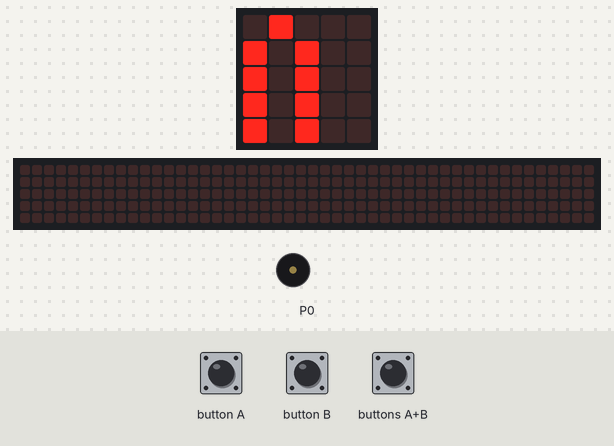
Bench run of a program on a simulated BBC micro:bit (MakeCode). On the bench: the board's 5×5 LED display, a strip that is not on the board, showing the scrolling text unrolled, buzzer (waves = sounding). Inputs (shaded band) come from the test bench. Random numbers come from a fixed seed; the 48×5 strip is a reading aid, not a part: it shows the text the display is scrolling, unrolled, one strip-width of it at a time.

Above: at 5.0 s.
5.1 s: button A pressed for 0.15 s
At 6.7 s:
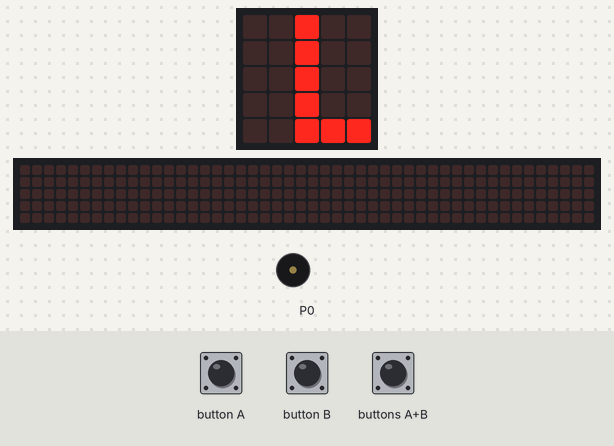
9.1 s: button B pressed for 0.15 s
At 10.7 s:
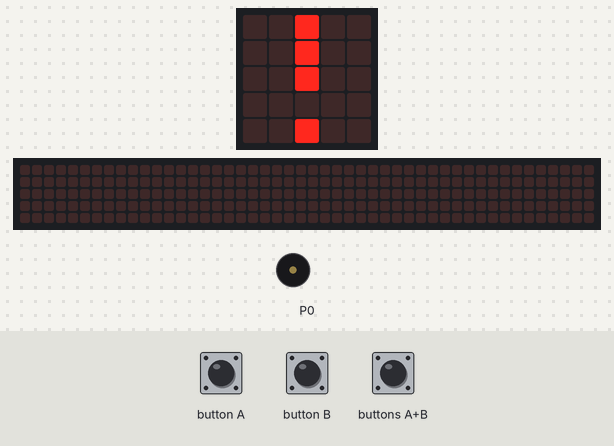
13.1 s: buttons A+B pressed for 0.15 s
At 13.6 s:
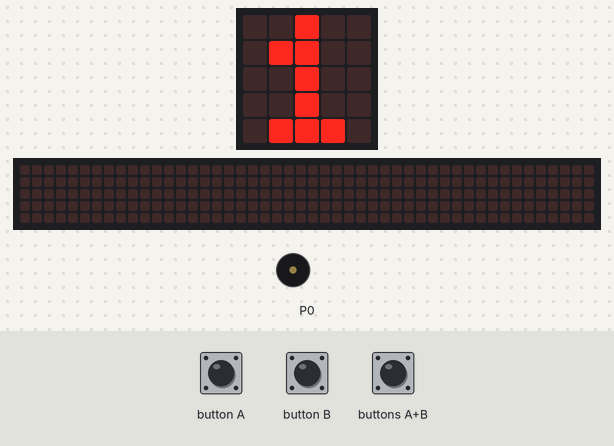
13.8 s: button A pressed for 0.15 s
14.5 s: button B pressed for 0.15 s
15.2 s: buttons A+B pressed for 0.15 s
At 29.4 s:
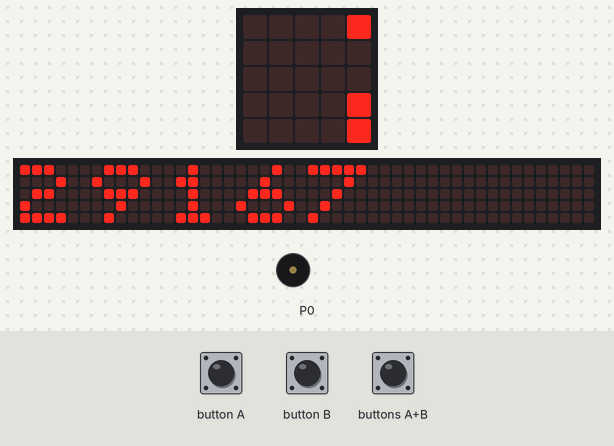
Timing chart, 0 to 30.9 s (numbered marks = the images above; inputs shaded):
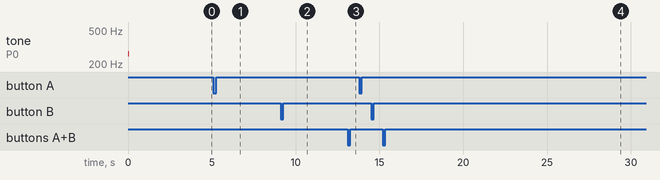

The program:

main.ts
```typescript
input.onButtonPressed(Button.A, function () {
    if (starttid != 0) {
        basic.showString("A vann! Tid:")
    }
    basic.showNumber(input.runningTime() - starttid)
    basic.clearScreen()
})
input.onButtonPressed(Button.B, function () {
    if (starttid != 0) {
        basic.showString("B vann! Tid:")
    }
    basic.showNumber(input.runningTime() - starttid)
    basic.clearScreen()
})
let starttid = 0
music.play(music.tonePlayable(262, music.beat(BeatFraction.Eighth)), music.PlaybackMode.UntilDone)
basic.showLeds(`
    . . . . .
    # . . . #
    # . . . #
    . # . # .
    . . # . .
    `)
basic.showLeds(`
    . . . . .
    . . # . .
    . . # . .
    . # . . .
    # . . . .
    `)
basic.showLeds(`
    . # . # .
    . . # . .
    . # . # .
    . # # # .
    . # . # .
    `)
basic.showLeds(`
    . # . . #
    # . . . #
    . # . . #
    # # . . #
    . # . . #
    `)
basic.showLeds(`
    . . # . .
    . . # . .
    . . # . .
    . . # . .
    . . # # #
    `)
basic.showLeds(`
    . . # . #
    . . # . #
    . . # # .
    . . # . #
    # # # . #
    `)
basic.showLeds(`
    # . # . .
    # . # . #
    # # . . #
    # . # . #
    # . # . .
    `)
basic.showLeds(`
    . # # # .
    # . . . #
    # . . . #
    # . . . #
    . # # # .
    `)
basic.showLeds(`
    # # . . .
    . . # . #
    . . # . #
    . . # . #
    # # . . #
    `)
basic.showLeds(`
    . # . # .
    # . # . #
    # . # . #
    # . . . #
    # . . . #
    `)
basic.showLeds(`
    . . # # #
    # . # . .
    # . # # #
    # . # . .
    # . # # #
    `)
basic.showLeds(`
    # # . . .
    . . . # .
    # # . # .
    . . . # .
    # # . # .
    `)
basic.showLeds(`
    . # . . .
    # . # . .
    # . # . .
    # . # . .
    # . # . .
    `)
basic.showLeds(`
    # # # # #
    . . # . .
    . . # . .
    . . # . .
    . . # . .
    `)
basic.showLeds(`
    . . # . .
    . . . . .
    . . # . .
    . . # . .
    . . # . .
    `)
basic.showLeds(`
    . . # . .
    . . # . .
    . . # . .
    . . # . .
    . . # # #
    `)
basic.showLeds(`
    . . # . .
    . . # . .
    . . # . .
    . . # . .
    . . # # #
    `)
basic.showLeds(`
    . # . # .
    # . # . #
    # . # . #
    # . . . #
    # . . . #
    `)
basic.showLeds(`
    . . # . .
    . . . . .
    . . # . .
    . . # . .
    . . # . .
    `)
basic.showLeds(`
    # # # # #
    . . # . .
    . . # . .
    . . # . .
    . . # . .
    `)
basic.showLeds(`
    # # # # #
    . . # . .
    . . # . .
    . . # . .
    . . # . .
    `)
basic.showString("S")
basic.showLeds(`
    . # # # .
    . # . . #
    . # . . #
    . # # # .
    . # . . .
    `)
basic.showLeds(`
    . # # # .
    . # . . .
    . # # # .
    . # . . .
    . # # # .
    `)
basic.showLeds(`
    . . # . .
    . . # . .
    . . # . .
    . . # . .
    . . # # #
    `)
basic.showLeds(`
    . . # . .
    . . # . .
    . . # . .
    . . . . .
    . . # . .
    `)
basic.showLeds(`
    . . # . .
    . . # . .
    . . # . .
    . . . . .
    . . # . .
    `)
basic.showLeds(`
    . . # . .
    . . # . .
    . . # . .
    . . . . .
    . . # . .
    `)
basic.clearScreen()
basic.showNumber(3)
basic.showNumber(2)
basic.showNumber(1)
basic.clearScreen()
music.stopAllSounds()
starttid = 0
basic.pause(randint(2000, 7000))
basic.showLeds(`
    . . . . .
    . # # # .
    . # # # .
    . # # # .
    . . . . .
    `)
if (input.buttonIsPressed(Button.AB)) {
    music.play(music.stringPlayable("- - - - - - - - ", 120), music.PlaybackMode.UntilDone)
}
starttid = input.runningTime()
music.stopAllSounds()
basic.showString("PRESS A TO PLAY AGAIN")
pauseUntil(() => input.buttonIsPressed(Button.A))
```

test.ts
```typescript
// tests go here; this will not be compiled when this package is used as an extension.
```

Measured:
- what the display in image 1 shows lasts 0.8 s, from 6.1 s to 6.9 s
- what the display in image 2 shows lasts 1.2 s, from 10.4 s to 11.6 s
